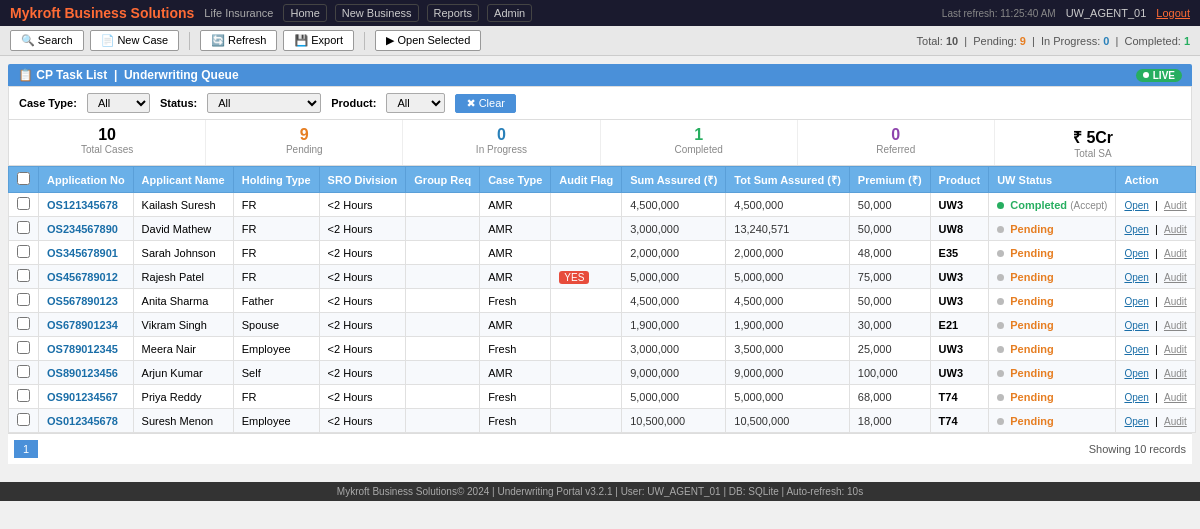
The page / on the database its author committed.
### tables this page shows
CREATE TABLE cases (
    app_no              TEXT PRIMARY KEY,
    name                TEXT NOT NULL,
    first_name          TEXT,
    last_name           TEXT,
    dob                 TEXT,
    age                 INTEGER,
    gender              TEXT,
    marital_status      TEXT,
    nationality         TEXT,
    resident_status     TEXT,
    pan_no              TEXT,
    aadhaar_no          TEXT,
    mobile              TEXT,
    email               TEXT,
    address1            TEXT,
    address2            TEXT,
    city                TEXT,
    state               TEXT,
    pincode             TEXT,
    country             TEXT,
    occupation          TEXT,
    organisation_type   TEXT,
    industry            TEXT,
    education           TEXT,
    annual_income       REAL,
    experian_income     REAL,
    politically_exposed TEXT,
    high_risk           TEXT,
    bank_account        TEXT,
    bank_name           TEXT,
    ifsc                TEXT,
    nominee_name        TEXT,
    nominee_relation    TEXT,
    plan                TEXT,
    product_code        TEXT,
    sum_assured         REAL,
    premium             REAL,
    sourcing_type       TEXT,
    advisor_code        TEXT,
    -- Queue-level fields
    holding_type        TEXT,
    sro                 TEXT DEFAULT '<2 Hours',
    case_type           TEXT,
    tsa                 REAL,
    audit_flag          TEXT DEFAULT '',
    -- Status fields
    status              TEXT NOT NULL DEFAULT 'Pending',
    uw_status           TEXT,          -- NULL / 'In Progress' / 'Completed' / 'Referred to Risk'
    uw_decision         TEXT,          -- 'Accept' / 'Reject' / 'Refer'
    uw_remarks          TEXT,
    -- Timestamps
    created_at          TEXT NOT NULL DEFAULT (strftime('%Y-%m-%dT%H:%M:%SZ', 'now')),
    updated_at          TEXT NOT NULL DEFAULT (strftime('%Y-%m-%dT%H:%M:%SZ', 'now'))
);

### apps/sales_agent/router.py (the view)
@sales_agent_bp.route("/")
def queue_view():
    cases = crud.get_all_cases()
    stats = service.get_queue_stats(cases)
    return render_template("queue.html", cases=cases, stats=stats)

### apps/sales_agent/templates/queue.html (shortened to what this page needs)
<!DOCTYPE html>
<html lang="en">
<head>
</head>
<body>
<div class="topbar">
  <span class="logo">Mykroft Business Solutions </span>
  <span style="color:#aaa;font-size:11px">Life Insurance</span>
  <div class="nav-links">
    <a href="#">Home</a>
    <a href="#">New Business</a>
    <a href="#">Reports</a>
    <a href="#">Admin</a>
  </div>
  <div style="margin-left:auto;display:flex;gap:10px;align-items:center">
    <span class="last-updated">Last refresh: <span id="last-refresh-time">--</span></span>
    <span style="font-size:11px;color:#ccc">UW_AGENT_01</span>
    <a href="#" style="color:#ff6b35;font-size:11px">Logout</a>
  </div>
</div>
<div class="toolbar">
  <button>&#128269; Search</button>
  <button>&#128196; New Case</button>
  <button onclick="window.location.reload()">&#128260; Refresh</button>
  <button>&#128190; Export</button>
  <button onclick="openSelected()">&#9654; Open Selected</button>
  <span style="margin-left:auto;font-size:11px;color:#555">
    Total: <strong>{{ stats.total }}</strong> &nbsp;|&nbsp;
    Pending: <strong style="color:#e67e22">{{ stats.pending }}</strong> &nbsp;|&nbsp;
    In Progress: <strong style="color:#2980b9">{{ stats.in_progress }}</strong> &nbsp;|&nbsp;
    Completed: <strong style="color:#27ae60">{{ stats.completed }}</strong>
  </span>
</div>
<div class="main">
  <div class="section-header">
    <span>&#128203; CP Task List &nbsp;|&nbsp; Underwriting Queue</span>
    <span class="live-badge"><span class="live-dot"></span> LIVE</span>
  </div>
  <div class="filter-bar">
    <label>Case Type:</label>
    <select id="filter-case-type" onchange="applyFilter()">
      <option value="">All</option><option>AMR</option><option>Fresh</option>
    </select>
    <label>Status:</label>
    <select id="filter-status" onchange="applyFilter()">
      <option value="">All</option>
    </select>
    <label>Product:</label>
    <select id="filter-product" onchange="applyFilter()">
      <option value="">All</option>
    </select>
    <button onclick="clearFilters()">&#10006; Clear</button>
  </div>
  <div class="stats-bar">
    <div class="stat-card">
      <div class="val">{{ stats.total }}</div>
      <div class="lbl">Total Cases</div>
    </div>
    <div class="stat-card">
      <div class="val" style="color:#e67e22">{{ stats.pending }}</div>
      <div class="lbl">Pending</div>
    </div>
    <div class="stat-card">
      <div class="val" style="color:#2980b9">{{ stats.in_progress }}</div>
      <div class="lbl">In Progress</div>
    </div>
    <div class="stat-card">
      <div class="val" style="color:#27ae60">{{ stats.completed }}</div>
      <div class="lbl">Completed</div>
    </div>
    <div class="stat-card">
      <div class="val" style="color:#8e44ad">{{ stats.referred }}</div>
      <div class="lbl">Referred</div>
    </div>
    <div class="stat-card">
      <div class="val">&#8377; {{ "{:,.0f}".format(cases | sum(attribute='sum_assured') / 10000000) }}Cr</div>
      <div class="lbl">Total SA</div>
    </div>
  </div>
  <table id="cases-table">
    <thead>
      <tr>
        <th><input type="checkbox" id="check-all" onclick="toggleAll(this)"></th>
        <th>Application No</th>
        <th>Applicant Name</th>
        <th>Holding Type</th>
        <th>SRO Division</th>
        <th>Group Req</th>
        <th>Case Type</th>
        <th>Audit Flag</th>
        <th>Sum Assured (&#8377;)</th>
        <th>Tot Sum Assured (&#8377;)</th>
        <th>Premium (&#8377;)</th>
        <th>Product</th>
        <th>UW Status</th>
        <th>Action</th>
      </tr>
    </thead>
    <tbody id="cases-tbody">
      {% for case in cases %}
      <tr id="row-{{ case.app_no }}" data-app-no="{{ case.app_no }}"
          data-case-type="{{ case.case_type }}"
          data-status="{{ case.status }}"
          data-product="{{ case.product_code }}"
          onclick="window.location='/case/{{ case.app_no }}'">
        <td><input type="checkbox" class="row-check" data-app-no="{{ case.app_no }}" onclick="event.stopPropagation()"></td>
        <td style="color:#1a6ea8;font-weight:bold">{{ case.app_no }}</td>
        <td>{{ case.name }}</td>
        <td>{{ case.holding_type }}</td>
        <td>{{ case.sro }}</td>
        <td></td>
        <td>{{ case.case_type }}</td>
        <td>{% if case.audit_flag %}<span class="audit-flag">{{ case.audit_flag }}</span>{% endif %}</td>
        <td class="sum">{{ "{:,.0f}".format(case.sum_assured) }}</td>
        <td class="sum">{{ "{:,.0f}".format(case.tsa) }}</td>
        <td class="sum">{{ "{:,.0f}".format(case.premium) }}</td>
        <td><strong>{{ case.product_code }}</strong></td>
        <td id="status-{{ case.app_no }}">
          {%- set s = case.status -%}
          <span class="uw-dot uw-{{ s|lower|replace(' ', '')|replace('_','') }}"></span>
          <span class="status-{{ s }}">{{ s }}</span>
          {%- if case.uw_decision %} <span style="font-size:10px;color:#888">({{ case.uw_decision }})</span>{%- endif %}
        </td>
        <td onclick="event.stopPropagation()">
          <a href="/case/{{ case.app_no }}" style="color:#1a6ea8;font-size:10px">Open</a>
          &nbsp;|&nbsp;
          <a href="/case/{{ case.app_no }}/audit" style="color:#888;font-size:10px">Audit</a>
        </td>
      </tr>
      {% endfor %}
    </tbody>
  </table>
  <div class="pagination">
    <button class="active">1</button>
    <span style="margin-left:auto;font-size:11px;color:#555">Showing {{ cases|length }} records</span>
  </div>
</div>
<div class="footer">
  Mykroft Business Solutions&copy; 2024 | Underwriting Portal v3.2.1 |
  User: UW_AGENT_01 | DB: SQLite | Auto-refresh: 10s
</div>
</body>
</html>

### apps/sales_agent/templates/queue.html (style rules this page uses)
* { margin: 0; padding: 0; box-sizing: border-box; }
body { font-family: Arial, sans-serif; font-size: 12px; background: #f0f0f0; }
.topbar { background: #1a1a2e; color: white; padding: 4px 10px; display: flex; align-items: center; gap: 10px; }
.topbar .logo { color: #ff6b35; font-weight: bold; font-size: 14px; }
.topbar .nav-links { display: flex; gap: 8px; }
.topbar .nav-links a { color: #ccc; text-decoration: none; font-size: 11px; padding: 2px 6px; border: 1px solid #444; border-radius: 3px; }
.toolbar { background: #e8e8e8; border-bottom: 1px solid #ccc; padding: 4px 10px; display: flex; align-items: center; gap: 6px; }
.toolbar button { padding: 3px 10px; font-size: 11px; border: 1px solid #999; background: #fff; cursor: pointer; border-radius: 2px; }
.main { padding: 8px; }
.section-header { background: #4a90d9; color: white; padding: 4px 10px; font-weight: bold; font-size: 12px; border-radius: 2px 2px 0 0; display: flex; align-items: center; justify-content: space-between; }
.live-badge { background: #27ae60; color: white; padding: 1px 7px; border-radius: 8px; font-size: 10px; display: flex; align-items: center; gap: 4px; }
.live-dot { width: 6px; height: 6px; border-radius: 50%; background: white; animation: blink 1.4s infinite; }
.filter-bar { background: #fff; border: 1px solid #ddd; padding: 6px 10px; display: flex; gap: 10px; align-items: center; flex-wrap: wrap; }
.filter-bar label { font-weight: bold; font-size: 11px; }
.filter-bar input, .filter-bar select { padding: 2px 6px; font-size: 11px; border: 1px solid #aaa; border-radius: 2px; }
.filter-bar button { padding: 2px 10px; font-size: 11px; border: 1px solid #4a90d9; background: #4a90d9; color: white; cursor: pointer; border-radius: 2px; }
table { width: 100%; border-collapse: collapse; background: white; }
thead tr { background: #6ab0e8; color: white; }
thead th { padding: 5px 8px; text-align: left; font-size: 11px; font-weight: bold; border: 1px solid #5a9fd8; white-space: nowrap; }
tbody tr { border-bottom: 1px solid #e0e0e0; transition: background 0.3s; }
tbody tr:nth-child(even) { background: #f7f9fc; }
tbody td { padding: 4px 8px; font-size: 11px; border: 1px solid #e0e0e0; white-space: nowrap; }
.status-Pending { color: #e67e22; font-weight: bold; }
.status-Completed { color: #27ae60; font-weight: bold; }
.audit-flag { background: #e74c3c; color: white; padding: 1px 5px; border-radius: 3px; font-size: 10px; }
.uw-dot { display: inline-block; width: 7px; height: 7px; border-radius: 50%; margin-right: 3px; vertical-align: middle; }
.uw-pending { background: #bbb; }
.uw-completed { background: #27ae60; }
.sum { color: #333; }
.footer { background: #333; color: #aaa; padding: 4px 10px; font-size: 10px; text-align: center; margin-top: 10px; }
.pagination { display: flex; gap: 4px; align-items: center; padding: 6px; background: white; border-top: 1px solid #ddd; }
.pagination button { padding: 2px 8px; font-size: 11px; border: 1px solid #ccc; background: #f5f5f5; cursor: pointer; }
.pagination .active { background: #4a90d9; color: white; border-color: #4a90d9; }
.stats-bar { display: flex; gap: 0; background: white; border: 1px solid #ddd; border-top: none; }
.stat-card { flex: 1; padding: 6px 12px; border-right: 1px solid #eee; text-align: center; }
.stat-card:last-child { border-right: none; }
.stat-card .val { font-size: 16px; font-weight: bold; }
.stat-card .lbl { font-size: 10px; color: #888; }
.last-updated { font-size: 10px; color: #888; }

### rows shown on the page
cases: app_no "OS121345678", name "Kailash Suresh", holding_type "FR", sro "<2 Hours", case_type "AMR", sum_assured "4,500,000", tsa "4,500,000", premium "50,000", product_code "UW3", status "Completed", uw_decision "Accept"
cases: app_no "OS234567890", name "David Mathew", holding_type "FR", sro "<2 Hours", case_type "AMR", sum_assured "3,000,000", tsa "13,240,571", premium "50,000", product_code "UW8", status "Pending"
cases: app_no "OS345678901", name "Sarah Johnson", holding_type "FR", sro "<2 Hours", case_type "AMR", sum_assured "2,000,000", tsa "2,000,000", premium "48,000", product_code "E35", status "Pending"
cases: app_no "OS456789012", name "Rajesh Patel", holding_type "FR", sro "<2 Hours", case_type "AMR", audit_flag "YES", sum_assured "5,000,000", tsa "5,000,000", premium "75,000", product_code "UW3", status "Pending"
cases: app_no "OS567890123", name "Anita Sharma", holding_type "Father", sro "<2 Hours", case_type "Fresh", sum_assured "4,500,000", tsa "4,500,000", premium "50,000", product_code "UW3", status "Pending"
cases: app_no "OS678901234", name "Vikram Singh", holding_type "Spouse", sro "<2 Hours", case_type "AMR", sum_assured "1,900,000", tsa "1,900,000", premium "30,000", product_code "E21", status "Pending"
cases: app_no "OS789012345", name "Meera Nair", holding_type "Employee", sro "<2 Hours", case_type "Fresh", sum_assured "3,000,000", tsa "3,500,000", premium "25,000", product_code "UW3", status "Pending"
cases: app_no "OS890123456", name "Arjun Kumar", holding_type "Self", sro "<2 Hours", case_type "AMR", sum_assured "9,000,000", tsa "9,000,000", premium "100,000", product_code "UW3", status "Pending"
cases: app_no "OS901234567", name "Priya Reddy", holding_type "FR", sro "<2 Hours", case_type "Fresh", sum_assured "5,000,000", tsa "5,000,000", premium "68,000", product_code "T74", status "Pending"
cases: app_no "OS012345678", name "Suresh Menon", holding_type "Employee", sro "<2 Hours", case_type "Fresh", sum_assured "10,500,000", tsa "10,500,000", premium "18,000", product_code "T74", status "Pending"

### other values the page prints
{{ stats.total }} "10"
{{ stats.pending }} "9"
{{ stats.in_progress }} "0"
{{ stats.completed }} "1"
{{ stats.referred }} "0"
{{ "{:,.0f}".format(cases | sum(attribute='sum_assured') / 10000000) }} "5"
{{ cases|length }} "10"
